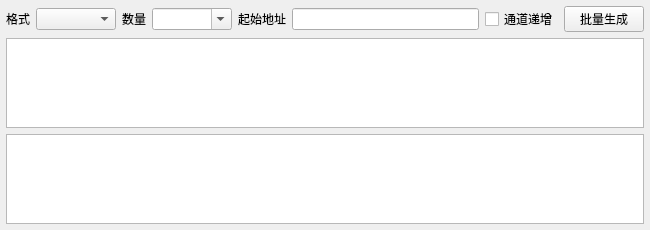
<?xml version="1.0" encoding="UTF-8"?>
<ui version="4.0">
 <class>frmConfigPlus</class>
 <widget class="QWidget" name="frmConfigPlus">
  <property name="geometry">
   <rect>
    <x>0</x>
    <y>0</y>
    <width>650</width>
    <height>230</height>
   </rect>
  </property>
  <property name="windowTitle">
   <string>Form</string>
  </property>
  <layout class="QGridLayout" name="gridLayout">
   <property name="leftMargin">
    <number>6</number>
   </property>
   <property name="topMargin">
    <number>6</number>
   </property>
   <property name="rightMargin">
    <number>6</number>
   </property>
   <property name="bottomMargin">
    <number>6</number>
   </property>
   <item row="0" column="0">
    <widget class="QLabel" name="labPlusType">
     <property name="text">
      <string>格式</string>
     </property>
    </widget>
   </item>
   <item row="0" column="1">
    <widget class="QComboBox" name="cboxPlusType">
     <property name="minimumSize">
      <size>
       <width>80</width>
       <height>0</height>
      </size>
     </property>
    </widget>
   </item>
   <item row="0" column="2">
    <widget class="QLabel" name="labPlusNumber">
     <property name="text">
      <string>数量</string>
     </property>
    </widget>
   </item>
   <item row="0" column="3">
    <widget class="QComboBox" name="cboxPlusNumber">
     <property name="minimumSize">
      <size>
       <width>80</width>
       <height>0</height>
      </size>
     </property>
     <property name="editable">
      <bool>true</bool>
     </property>
    </widget>
   </item>
   <item row="0" column="4">
    <widget class="QLabel" name="labPlusAddr">
     <property name="text">
      <string>起始地址</string>
     </property>
    </widget>
   </item>
   <item row="0" column="5">
    <widget class="QLineEdit" name="txtPlusAddr"/>
   </item>
   <item row="0" column="6">
    <widget class="QCheckBox" name="ckPlusNvr">
     <property name="text">
      <string>通道递增</string>
     </property>
    </widget>
   </item>
   <item row="0" column="7">
    <widget class="QPushButton" name="btnAddPlus">
     <property name="minimumSize">
      <size>
       <width>80</width>
       <height>0</height>
      </size>
     </property>
     <property name="text">
      <string>批量生成</string>
     </property>
    </widget>
   </item>
   <item row="1" column="0" colspan="8">
    <widget class="QTextEdit" name="txtPlusMain">
     <property name="sizePolicy">
      <sizepolicy hsizetype="Expanding" vsizetype="Ignored">
       <horstretch>0</horstretch>
       <verstretch>0</verstretch>
      </sizepolicy>
     </property>
    </widget>
   </item>
   <item row="2" column="0" colspan="8">
    <widget class="QTextEdit" name="txtPlusSub">
     <property name="sizePolicy">
      <sizepolicy hsizetype="Expanding" vsizetype="Ignored">
       <horstretch>0</horstretch>
       <verstretch>0</verstretch>
      </sizepolicy>
     </property>
    </widget>
   </item>
  </layout>
 </widget>
 <tabstops>
  <tabstop>cboxPlusType</tabstop>
  <tabstop>cboxPlusNumber</tabstop>
  <tabstop>txtPlusAddr</tabstop>
  <tabstop>btnAddPlus</tabstop>
  <tabstop>txtPlusMain</tabstop>
  <tabstop>txtPlusSub</tabstop>
 </tabstops>
 <resources/>
 <connections/>
</ui>
